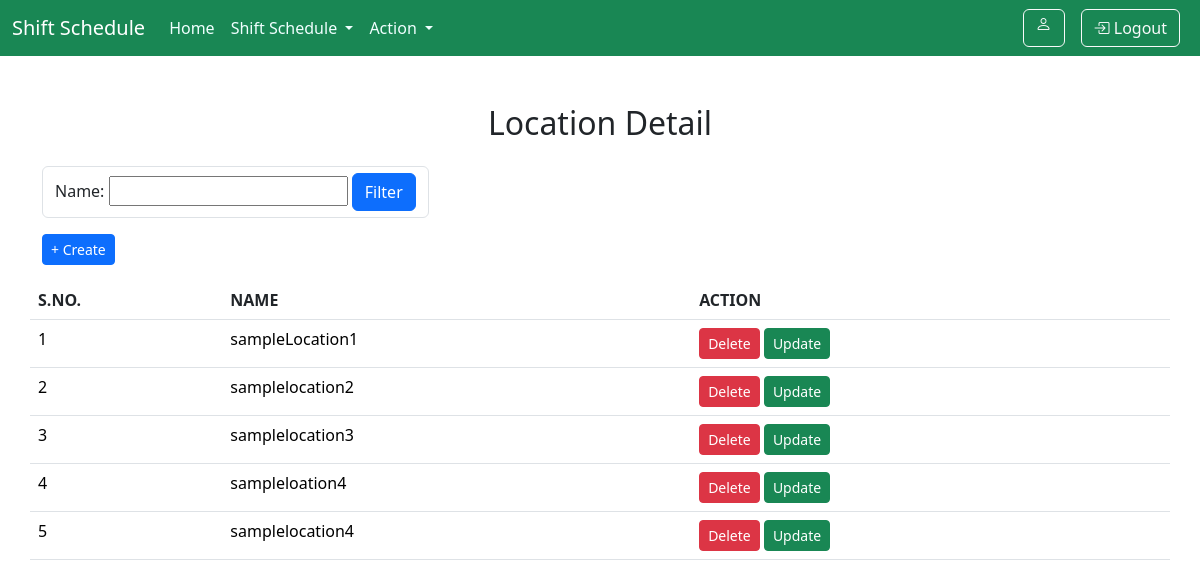
The app's page /location/list/ (signed in) with its own data.
### location/models.py (models this page shows, shortened)
class Locations(models.Model):
    id = models.AutoField(primary_key=True)
    name = models.CharField(max_length=100)
    created_at = models.DateTimeField(auto_now_add=True)
    updated_at = models.DateTimeField(auto_now=True)

### location/views.py (the view)
# urls.py: path('list/', views.location_list, name='locationList'),
@login_required
def location_list(request):
    location = Locations.objects.all()
    item_filter = LocationFilter(request.GET, queryset=location)
    items = item_filter.qs
    item_filter = LocationFilter(request.GET, queryset=location)
    items = item_filter.qs
    paginator = Paginator(items, 10)  # Show 10 items per page
    page_number = request.GET.get('page')
    page_obj = paginator.get_page(page_number)
    context = {
        'items': page_obj,
        'item_filter': item_filter,
    }
    return render(request, "location/list.html", context)

### location/templates/location/list.html (shortened to what this page needs)
{% extends 'base.html' %}
{% block content %}
<div class="container  mt-5">
    <h2 class="text-center mb-4">Location Detail</h2>
    <div class="row mb-3">
        <div class="col-sm-6">
            <form method="get" class="form-inline form-control" style="width: max-content;">
                {{ item_filter.form.name.label_tag }}
                {{ item_filter.form.name }}
                <button type="submit" class="btn btn-primary">Filter</button>
            </form>
            <a href="{% url 'addLocation' %}" class="btn btn-primary btn-sm">+ Create</a>
        </div>
    </div>
    <div class="row justify-content-center">
        <table class="table">
            <thead>
            <tr>
                <th scope="col">S.NO.</th>
                <th scope="col">NAME</th>
                <th scope="col">ACTION</th>
            </tr>
            </thead>
            <tbody>
            {% for location in items %}
            <tr>
                <td style="color:black">{{forloop.counter}}</td>
                <td style="color:black">{{location.name}}</td>
                <td>
                    <a href="/location/delete/{{location.id}}"
                       class="btn btn-danger btn-sm">Delete</a>
                    <a href="/location/update/{{location.id}}"
                       class="btn btn-success btn-sm">Update</a>
                </td>
            </tr>
            {%endfor%}
            </tbody>
        </table>
    </div>
</div>
{% endblock %}

### records on screen
Locations: name "sampleLocation1"
Locations: name "samplelocation2"
Locations: name "samplelocation3"
Locations: name "sampleloation4"
Locations: name "samplelocation4"

### other values on screen
{{ item_filter.form.name.label_tag }} "Name:"
